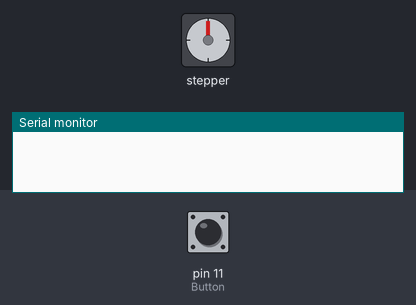
Recording of a sketch running on a simulated Arduino Uno, built with avr-gcc and run on an emulated ATmega328P. Shown: stepper motor, the last lines printed to the serial monitor. Wiring (inferred from the names in the program): stepper motor driver (200 steps per turn assumed): step pin 5; direction pin 4; enable pin 6. The inputs (shaded band) are chosen by the test bench; at power-on: pin 11 (Button) HIGH.

Above: at 0.15 s.
At 1.25 s:
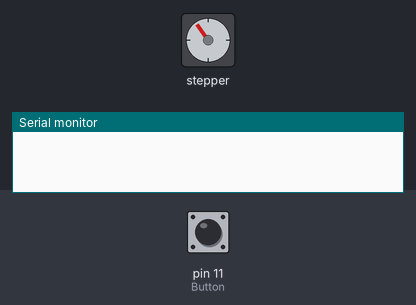
1.3 s: pin 11 (Button) pulled LOW for 0.15 s
2.9 s: pin 11 (Button) driven LOW
At 4.0 s:
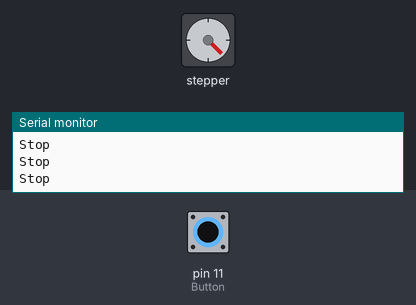
Timing chart, 0 to 5.9 s (numbered marks = the images above; inputs shaded):
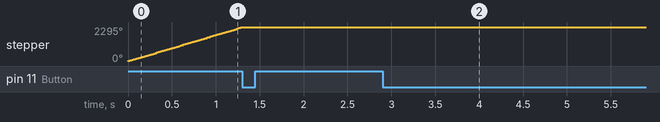

The sketch:

motor_switch_stop.ino
```cpp
int Button=11;
//
int flag=1;
//
void setup(){
  Serial.begin(9600);
  pinMode(6,OUTPUT); //Enable
  pinMode(5,OUTPUT); //Step
  pinMode(4,OUTPUT); //Direction
  pinMode(Button,INPUT_PULLUP);
  digitalWrite(6,LOW);
}
//
void loop(){
  if(flag){
    digitalWrite(4,HIGH); // 반시계방향?
    digitalWrite(5,LOW ); delayMicroseconds(500);
    digitalWrite(5,HIGH); delayMicroseconds(500);
  }
  //
  if(digitalRead(Button)==0){
    Serial.println("Stop");
    flag=0;
  }
}
```

Measured:
- after the input at 1.3 s, stepper: stops changing and stays 2295°
- by itself, stepper: keeps turning clockwise at about 1768°/s
